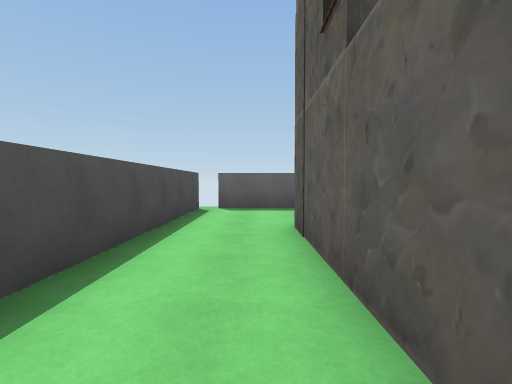
View 1 (above)

14 first-person views from a walk through a Unity game level. The camera is 1.3 m above the floor, tilts 2° down and sees 85° across. Doors are open. The floor is counted in squares, 2 m on a side. Each view is taken from the middle of a square. On the plan, view 1 faces up. The plan holds only what a view shows up to about 9 squares ahead; the rest is blank. The place goes on beyond the plan. The player character is not drawn.

View 2
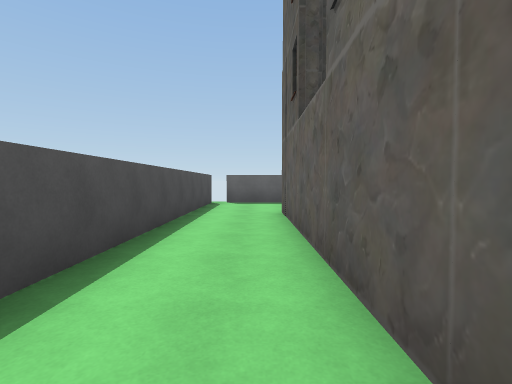

View 3
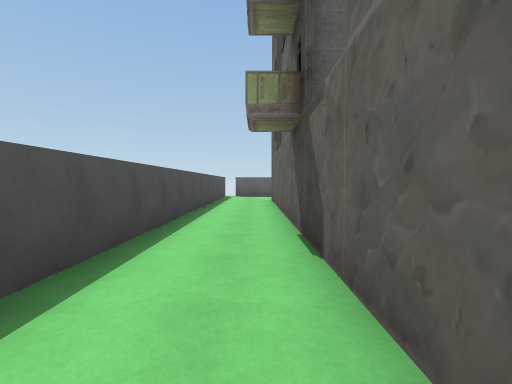

View 4
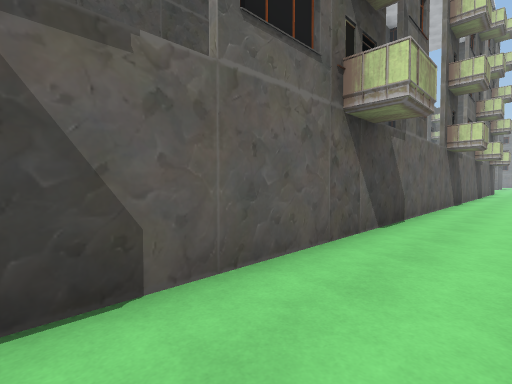

View 5
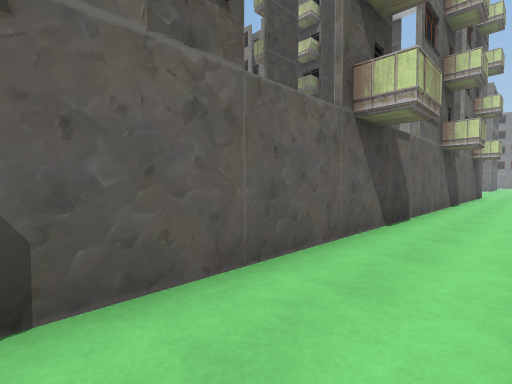

View 6
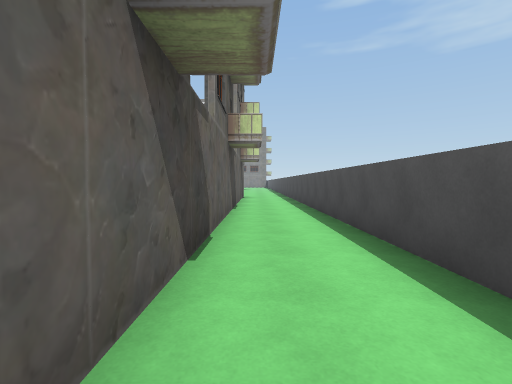

View 7
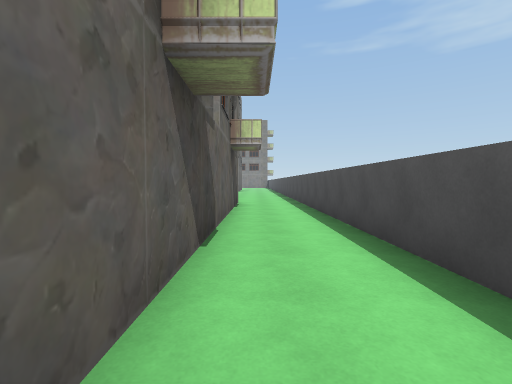

View 8
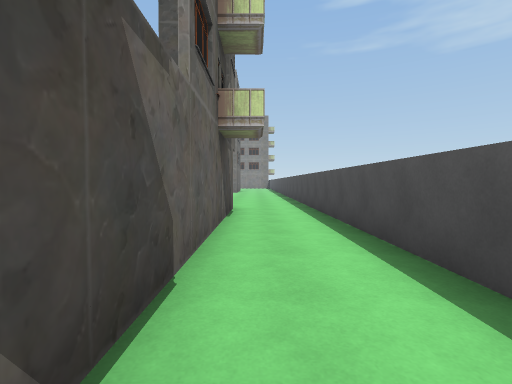

View 9
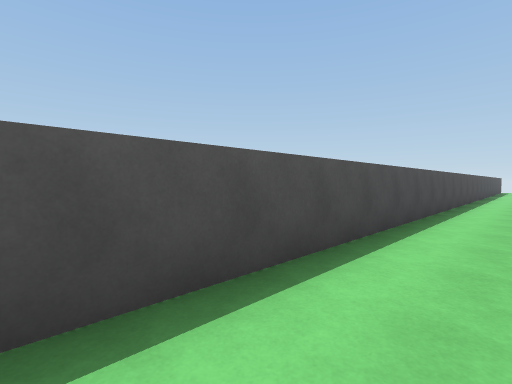

View 10
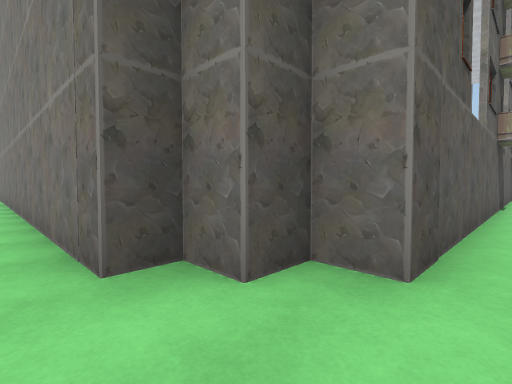

View 11
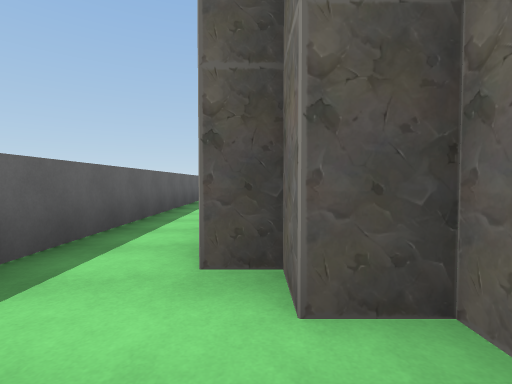

View 12
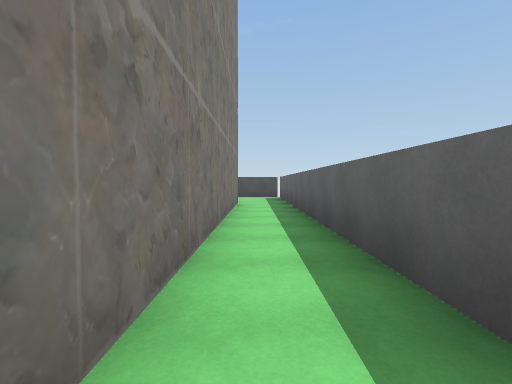

View 13
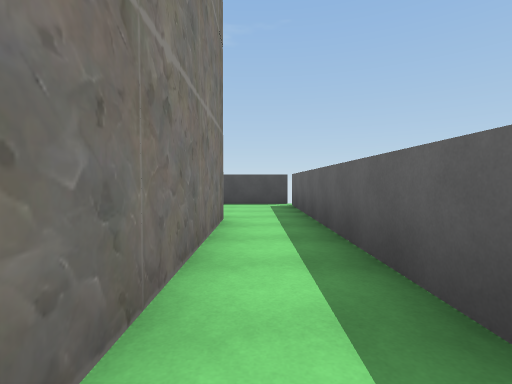

View 14
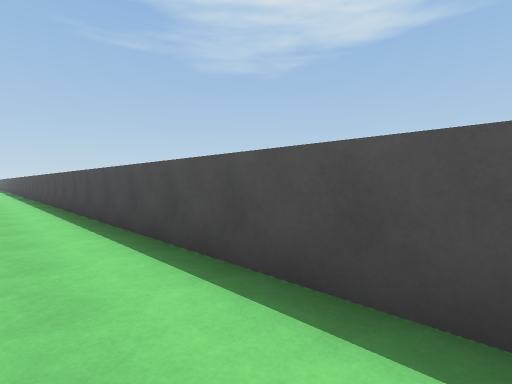

### Floor plan
Points are (right, up) in squares from view 1. A wall is a line through its corners. A room is listed if a view was taken in it or the views show most of it. See-through windows are left out.
Room 1 (views 1, 2, 3, 4, 5, 6, 7, 8, 9, 10, 11, 14)
walls: (1.3, 4) (1.3, 4.8); (0.6, -22.5) (0.6, 4); (-1.4, 7) (-1.4, -22.5); (0.5, 7) (-1, 7)
ways out: opening at (0, 6) to room 2; gap at (-1, 7)
Room 2 (views 12, 13)
walls: (10, 7) (0.5, 7); (2.1, 5.4) (12.1, 5.4); (1.3, 4.8) (2.1, 4.8)
ways out: opening at (0, 6) to room 1

Where each view was taken, in squares from view 1:
view 1: 0 up, 0 right, facing up
view 2: 2 down, 0 right, facing up
view 3: 6 down, 0 right, facing up
view 4: 3 down, 1 left, facing down-right
view 5: 8 down, 1 left, facing down-right
view 6: 10 down, 0 right, facing down
view 7: 14 down, 0 right, facing down
view 8: 16 down, 0 right, facing down
view 9: 15 down, 0 right, facing up-left
view 10: 6 up, 0 right, facing down-right
view 11: 5 up, 0 right, facing right
view 12: 6 up, 11 right, facing left
view 13: 6 up, 7 right, facing left
view 14: 1 down, 0 right, facing down-left
